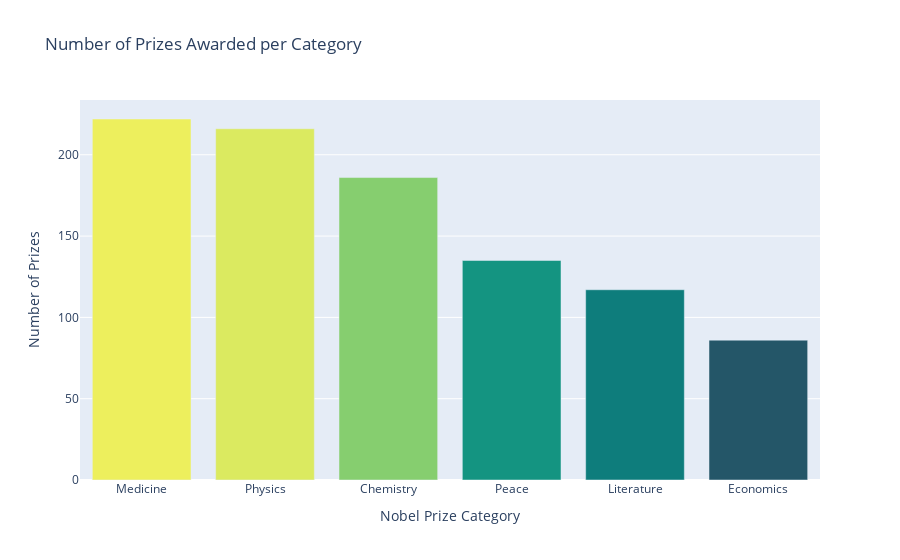

This figure's notebook cell:
### Code cell
prizes_per_category = df_data.category.value_counts()

v_bar = px.bar(x = prizes_per_category.index, 
    y = prizes_per_category.values,
    color = prizes_per_category.values,
    color_continuous_scale = 'Aggrnyl',
    title = 'Number of Prizes Awarded per Category')

v_bar.update_layout(xaxis_title='Nobel Prize Category',
                     coloraxis_showscale=False,
                     yaxis_title='Number of Prizes')

v_bar.show()

### Figure 1 — Plotly figure (JSON) as saved in the notebook; plotly's stock layout.template omitted (floating-point values rounded to 4 significant figures)
{"data": [{"alignmentgroup": "True", "hovertemplate": "x=%{x}<br>y=%{y}<br>color=%{marker.color}<extra></extra>", "legendgroup": "", "marker": {"color": [222, 216, 186, 135, 117, 86], "coloraxis": "coloraxis", "pattern": {"shape": ""}}, "name": "", "offsetgroup": "", "orientation": "v", "showlegend": false, "textposition": "auto", "type": "bar", "x": ["Medicine", "Physics", "Chemistry", "Peace", "Literature", "Economics"], "xaxis": "x", "y": [222, 216, 186, 135, 117, 86], "yaxis": "y"}], "layout": {"autosize": true, "barmode": "relative", "coloraxis": {"colorbar": {"title": {"text": "color"}}, "colorscale": [[0, "rgb(36, 86, 104)"], [0.1667, "rgb(15, 114, 121)"], [0.3333, "rgb(13, 143, 129)"], [0.5, "rgb(57, 171, 126)"], [0.6667, "rgb(110, 197, 116)"], [0.8333, "rgb(169, 220, 103)"], [1, "rgb(237, 239, 93)"]], "showscale": false}, "legend": {"tracegroupgap": 0}, "title": {"text": "Number of Prizes Awarded per Category"}, "xaxis": {"anchor": "y", "autorange": true, "domain": [0, 1], "range": [-0.5, 5.5], "title": {"text": "Nobel Prize Category"}, "type": "category"}, "yaxis": {"anchor": "x", "autorange": true, "domain": [0, 1], "range": [0, 233.7], "title": {"text": "Number of Prizes"}, "type": "linear"}}}
